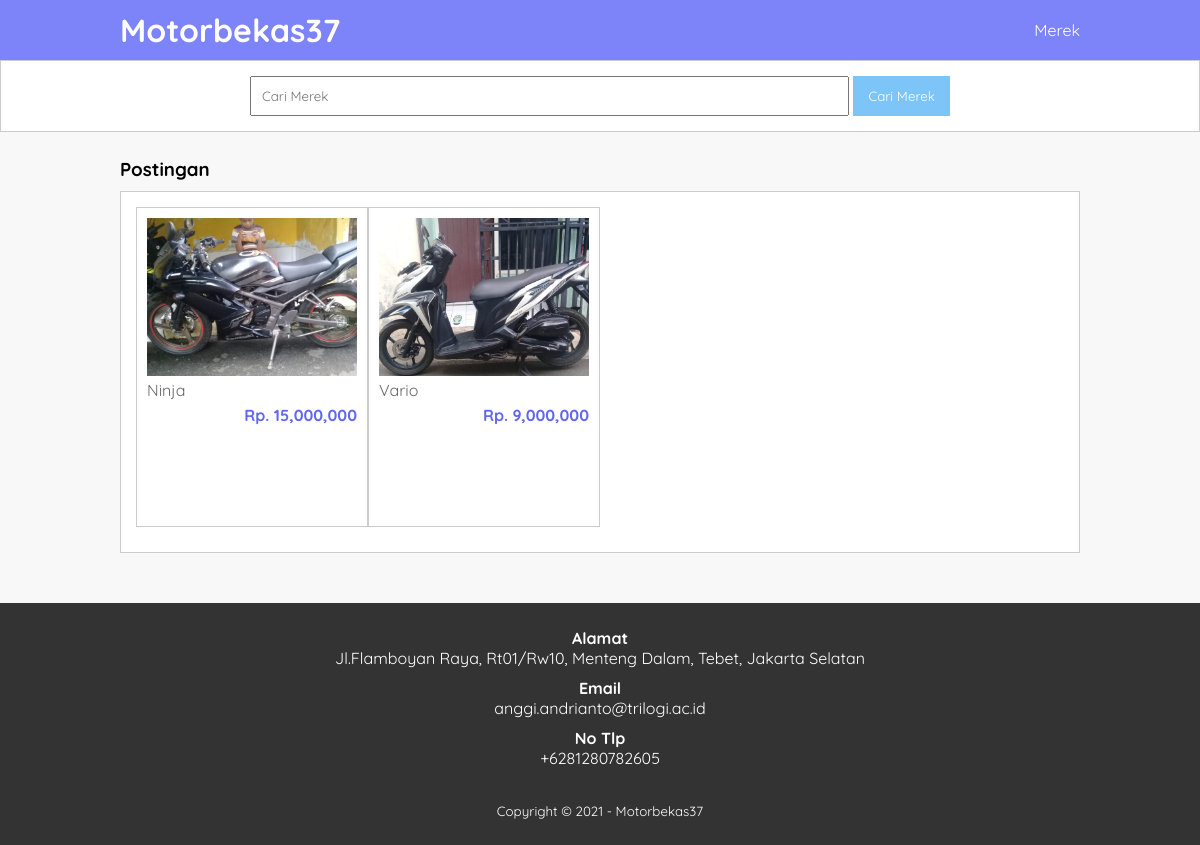
/motorbekas/merek.php, run on the app's committed database.
### tables this page shows
CREATE TABLE `tb_product` (
  `product_id` int(11) NOT NULL,
  `category_id` int(11) NOT NULL,
  `product_name` varchar(100) NOT NULL,
  `product_price` int(11) NOT NULL,
  `product_description` text NOT NULL,
  `product_image` varchar(100) NOT NULL,
  `product_status` tinyint(1) NOT NULL,
  `date_create` timestamp NOT NULL DEFAULT current_timestamp()
);

### motorbekas/merek.php (the view, shortened to what this page needs)
<?php
	include 'db.php';
	$kontak = mysqli_query($conn, "SELECT admin_telp, admin_email, admin_address FROM tb_admin WHERE admin_id = 1");
	$a = mysqli_fetch_object($kontak);
?>
<!DOCTYPE html>
<html lang="en">
<head>
	<link rel="stylesheet" type="text/css" href="css/style.css">
</head>
<body>
	<header>
		<div class="container">
		    <h1><a href="index.php">Motorbekas37</a></h1>
		    <ul>
			    <li><a href="merek.php">Merek</a></li>
		    </ul>
		</div>
	</header>
	<div class="search">
		<div class="container">
			<form action="merek.php">
				<input type="text" name="search" placeholder="Cari Merek" value="<?php echo $_GET['search'] ?>">
				<input type="submit" name="cari" value="Cari Merek">
			</form>
		</div>
	</div>
	<div class="section">
		<div class="container">
			<h3>Postingan</h3>
			<div class="box">
				<?php
					$merek = mysqli_query($conn, "SELECT * FROM tb_product WHERE product_status = 1 $where ORDER BY product_id DESC");
					if(mysqli_num_rows($merek) > 0){
						while ($p = mysqli_fetch_array($merek)){
				?>
					<a href="detail-merek.php?id=<?php echo $p['product_id'] ?>">
						<div class="col-4">
							<img src="produk/<?php echo $p['product_image'] ?>">
							<p class="nama"><?php echo substr($p['product_name'], 0, 30) ?></p>
							<p class="harga">Rp. <?php echo number_format($p['product_price']) ?></p>
						</div>
					</a>
				<?php }}else{ ?>
					<p>Motor yang di cari tidak ada</p>
				<?php } ?>
			</div>
		</div>
	</div>
	<div class="footer">
		<div class="container">
			<h4>Alamat</h4>
			<p><?php echo $a->admin_address ?></p>
			<h4>Email</h4>
			<p><?php echo $a->admin_email ?></p>
			<h4>No Tlp</h4>
			<p><?php echo $a->admin_telp ?></p>
			<small>Copyright &copy; 2021 - Motorbekas37</small>
		</div>
	</div>
</body>
</html>

### motorbekas/css/style.css (style rules this page uses)
* { padding: 0; margin: 0; font-family: 'Quicksand', sans-serif; }
body { background-color: #f8f8f8; }
a { color: inherit; text-decoration: none; }
header { background-color: #7D83F8; color: #fff; }
header h1 { float: left; padding: 10px 0; }
header ul { float: right; }
header ul li { display: inline-block; }
header ul li a { padding: 20px 0 20px 15px; display: inline-block; }
.container { width: 80%; margin: 0 auto; }
.container:after { content: ''; display: block; clear: both; }
.section { padding: 25px 0; }
.box { background-color: #fff; border: 1px solid #ccc; padding: 15px; box-sizing: border-box; margin: 10px 0 25px 0; }
.box:after { content: ''; display: block; clear: both; }
.search { padding: 15px 0; background-color: #fff; border: 1px solid #ccc; text-align: center; }
.search input[type=text] { width: 60%; padding: 10px; }
.search input[type=submit] { padding: 12px 15px; background-color: #7DC4F8; color: #fff; border: none; cursor: pointer; }
.col-4 { width: 25%; height: 320px; border: 1px solid #ccc; float: left; padding: 10px; box-sizing: border-box; margin-bottom: 10px; }
.col-4 img { width: 100%; }
.col-4 .nama { color: #666; margin-bottom: 5px; }
.col-4 .harga { font-weight: bold; color: #6067F3; float: right; }
.footer { padding: 25px 0; background-color: #333; color: #fff; text-align: center; }
.footer p { margin-bottom: 10px; }
.footer small { margin-top: 25px; display: inline-block; }

### data on the page
tb_product: product_image (picture), product_name "Ninja", product_price "15,000,000"
tb_product: product_image (picture), product_name "Vario", product_price "9,000,000"

### other printed values
$a->admin_address "Jl.Flamboyan Raya, Rt01/Rw10, Menteng Dalam, Tebet, Jakarta Selatan"
$a->admin_email "anggi.andrianto@trilogi.ac.id"
$a->admin_telp "+6281280782605"
